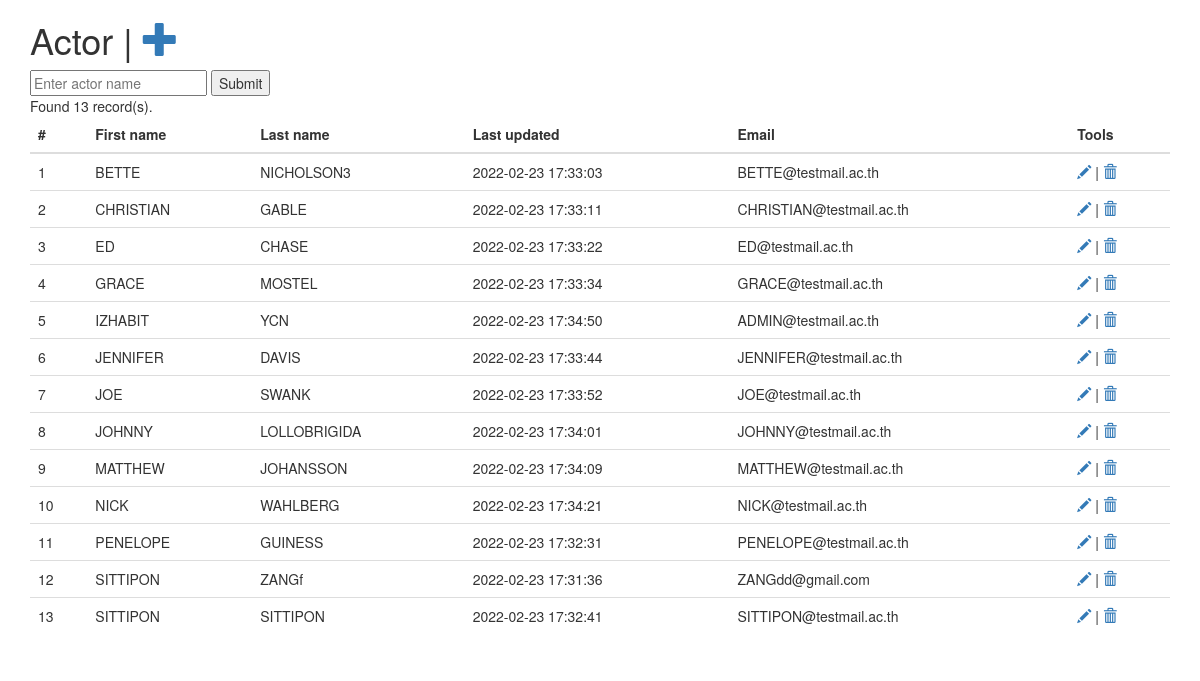
Before: /lab07/actor.php with the older database file.
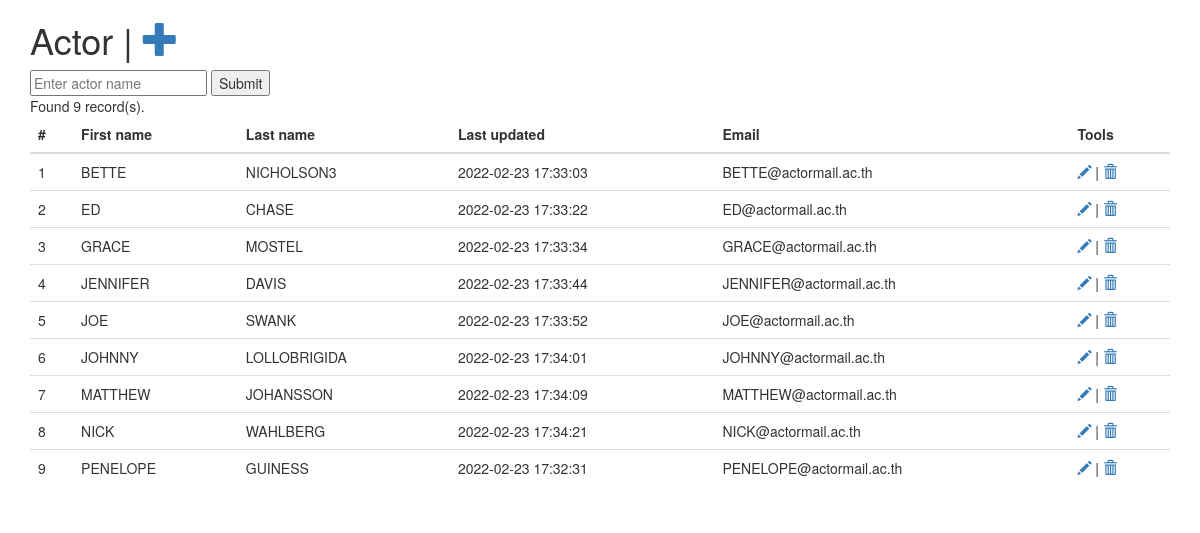
After: the same page with the newer database file.
### tables this page shows
CREATE TABLE `actor` (
  `actor_id` smallint(5) UNSIGNED NOT NULL,
  `first_name` varchar(45) NOT NULL,
  `last_name` varchar(45) NOT NULL,
  `last_update` timestamp NOT NULL DEFAULT current_timestamp() ON UPDATE current_timestamp(),
  `Email` varchar(45) DEFAULT NULL
);

### lab07/actor.php (the view, shortened to what this page needs)
<!DOCTYPE html>
<html lang="en">
<head>
    <link rel="stylesheet" href="https://maxcdn.bootstrapcdn.com/bootstrap/3.4.1/css/bootstrap.min.css">
</head>
<body>
    <div class="container">
        <h1>Actor | <a href='newactor.php'><span class='glyphicon glyphicon-plus'></span></a></h1>
        <form action="#" method="post">
            <input type="text" name="kw" placeholder="Enter actor name" value="">
            <input type="submit">
        </form>
        <?php
        require_once("dbconfig.php");
        @$kw = "%{$_POST['kw']}%";
        $sql = "SELECT *
                FROM actor
                WHERE concat(first_name, last_name) LIKE ?
                ORDER BY first_name";
        $stmt = $mysqli->prepare($sql);
        $stmt->bind_param("s", $kw);
        $stmt->execute();
        $result = $stmt->get_result();
        if ($result->num_rows == 0) {
            echo "Not found!";
        } else {
            echo "Found " . $result->num_rows . " record(s).";
            $table = "<table class='table table-hover'>
                        <thead>
                            <tr>
                                <th scope='col'>#</th>
                                <th scope='col'>First name</th>
                                <th scope='col'>Last name</th>
                                <th scope='col'>Last updated</th>
                                <th scope='col'>Email</th>
                                <th scope='col'>Tools</th>
                            </tr>
                        </thead>
                        <tbody>";
            $i = 1;
            while($row = $result->fetch_object()){
                $table.= "<tr>";
                $table.= "<td>" . $i++ . "</td>";
                $table.= "<td>$row->first_name</td>";
                $table.= "<td>$row->last_name</td>";
                $table.= "<td>$row->last_update</td>";
                $table.= "<td>$row->Email</td>";
                $table.= "<td>";
                $table.= "<a href='editactor.php?id=$row->actor_id'><span class='glyphicon glyphicon-pencil' aria-hidden='true'></span></a>";
                $table.= " | ";
                $table.= "<a href='deleteactor.php?id=$row->actor_id'><span class='glyphicon glyphicon-trash' aria-hidden='true'></span></a>";
                $table.= "</td>";
                $table.= "</tr>";
            }
            $table.= "</tbody>";
            $table.= "</table>";
            echo $table;
        }
        ?>
    </div>
</body>
</html>

Changed rows visible on the page:
removed actor: first_name "CHRISTIAN", last_name "GABLE", last_update "2022-02-23 17:33:11", Email "CHRISTIAN@testmail.ac.th", value "|"
removed actor: first_name "IZHABIT", last_name "YCN", last_update "2022-02-23 17:34:50", Email "ADMIN@testmail.ac.th", value "|"
removed actor: first_name "SITTIPON", last_name "ZANGf", last_update "2022-02-23 17:31:36", Email "ZANGdd@gmail.com", value "|"
removed actor: first_name "SITTIPON", last_name "SITTIPON", last_update "2022-02-23 17:32:41", Email "SITTIPON@testmail.ac.th", value "|"
changed actor "BETTE": Email "BETTE@testmail.ac.th" → "BETTE@actormail.ac.th"
changed actor "ED": Email "ED@testmail.ac.th" → "ED@actormail.ac.th"
changed actor "GRACE": Email "GRACE@testmail.ac.th" → "GRACE@actormail.ac.th"
changed actor "JENNIFER": Email "JENNIFER@testmail.ac.th" → "JENNIFER@actormail.ac.th"
changed actor "JOE": Email "JOE@testmail.ac.th" → "JOE@actormail.ac.th"
changed actor "JOHNNY": Email "JOHNNY@testmail.ac.th" → "JOHNNY@actormail.ac.th"
changed actor "MATTHEW": Email "MATTHEW@testmail.ac.th" → "MATTHEW@actormail.ac.th"
changed actor "NICK": Email "NICK@testmail.ac.th" → "NICK@actormail.ac.th"
changed actor "PENELOPE": Email "PENELOPE@testmail.ac.th" → "PENELOPE@actormail.ac.th"
Other visible differences:
$result->num_rows: "13" → "9"
